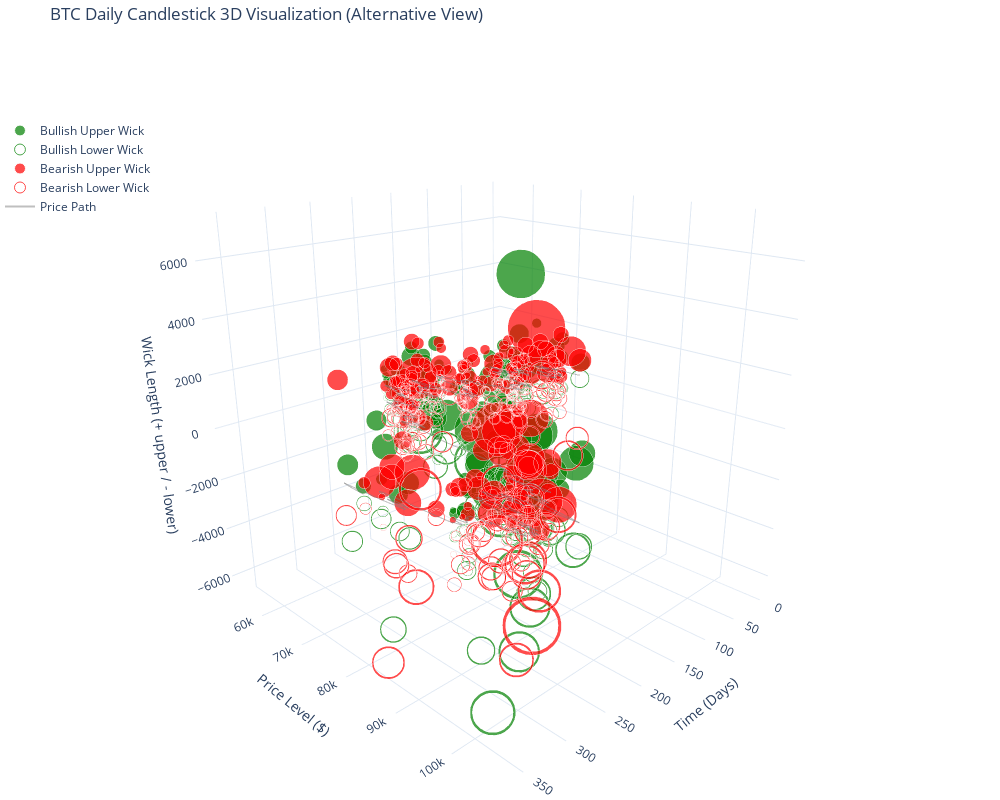

The code cell stored with this chart in its notebook:
### Markdown cell above
## Alternative Visualization

We can also create another 3D visualization where the Z-axis represents the upper/lower wick lengths directly.

### Code cell
# Alternative 3D visualization with wick lengths as Z-axis
def plot_alternative_3d_candlestick(df, config):
    # Create figure
    fig = go.Figure()
    
    # Calculate marker size based on volume if enabled
    if config['show_volume']:
        marker_size = 40 * (df['Volume'] / df['Volume'].max())
    else:
        marker_size = 15
    
    # Create scatter3d trace for bullish candles
    bull_data = df[df['is_bull']]
    if not bull_data.empty:
        fig.add_trace(go.Scatter3d(
            x=bull_data['day_index'],
            y=(bull_data['Close'] + bull_data['Open']) / 2,  # Price level (midpoint)
            z=bull_data['upper_wick'],  # Upper wick length
            mode='markers',
            marker=dict(
                size=marker_size.loc[bull_data.index],
                color=config['bull_color'],
                opacity=config['opacity'],
                symbol='circle'
            ),
            name='Bullish Upper Wick',
            hovertemplate=(
                'Date: %{text}<br>'
                'Open: %{customdata[0]:.2f}<br>'
                'Close: %{customdata[1]:.2f}<br>'
                'Upper Wick: %{z:.2f}'
            ),
            text=bull_data.index.strftime('%Y-%m-%d'),
            customdata=np.column_stack((bull_data['Open'], bull_data['Close']))
        ))
        
        fig.add_trace(go.Scatter3d(
            x=bull_data['day_index'],
            y=(bull_data['Close'] + bull_data['Open']) / 2,  # Price level (midpoint)
            z=-bull_data['lower_wick'],  # Negative for lower wick
            mode='markers',
            marker=dict(
                size=marker_size.loc[bull_data.index],
                color=config['bull_color'],
                opacity=config['opacity'],
                symbol='circle-open'
            ),
            name='Bullish Lower Wick',
            hovertemplate=(
                'Date: %{text}<br>'
                'Open: %{customdata[0]:.2f}<br>'
                'Close: %{customdata[1]:.2f}<br>'
                'Lower Wick: %{customdata[2]:.2f}'
            ),
            text=bull_data.index.strftime('%Y-%m-%d'),
            customdata=np.column_stack((bull_data['Open'], bull_data['Close'], bull_data['lower_wick']))
        ))
    
    # Create scatter3d trace for bearish candles
    bear_data = df[~df['is_bull']]
    if not bear_data.empty:
        fig.add_trace(go.Scatter3d(
            x=bear_data['day_index'],
            y=(bear_data['Close'] + bear_data['Open']) / 2,  # Price level (midpoint)
            z=bear_data['upper_wick'],  # Upper wick length
            mode='markers',
            marker=dict(
                size=marker_size.loc[bear_data.index],
                color=config['bear_color'],
                opacity=config['opacity'],
                symbol='circle'
            ),
            name='Bearish Upper Wick',
            hovertemplate=(
                'Date: %{text}<br>'
                'Open: %{customdata[0]:.2f}<br>'
                'Close: %{customdata[1]:.2f}<br>'
                'Upper Wick: %{z:.2f}'
            ),
            text=bear_data.index.strftime('%Y-%m-%d'),
            customdata=np.column_stack((bear_data['Open'], bear_data['Close']))
        ))
        
        fig.add_trace(go.Scatter3d(
            x=bear_data['day_index'],
            y=(bear_data['Close'] + bear_data['Open']) / 2,  # Price level (midpoint)
            z=-bear_data['lower_wick'],  # Negative for lower wick
            mode='markers',
            marker=dict(
                size=marker_size.loc[bear_data.index],
                color=config['bear_color'],
                opacity=config['opacity'],
                symbol='circle-open'
            ),
            name='Bearish Lower Wick',
            hovertemplate=(
                'Date: %{text}<br>'
                'Open: %{customdata[0]:.2f}<br>'
                'Close: %{customdata[1]:.2f}<br>'
                'Lower Wick: %{customdata[2]:.2f}'
            ),
            text=bear_data.index.strftime('%Y-%m-%d'),
            customdata=np.column_stack((bear_data['Open'], bear_data['Close'], bear_data['lower_wick']))
        ))
    
    # Connect candles with a line to show price movement over time
    fig.add_trace(go.Scatter3d(
        x=df['day_index'],
        y=(df['Open'] + df['Close']) / 2,  # Using midpoint
        z=df['upper_wick'] * 0,  # At z=0 plane
        mode='lines',
        line=dict(color='gray', width=2),
        opacity=0.5,
        name='Price Path'
    ))
    
    # Update layout
    fig.update_layout(
        title=config['plot_title'] + ' (Alternative View)',
        scene=dict(
            xaxis_title='Time (Days)',
            yaxis_title='Price Level ($)',
            zaxis_title='Wick Length (+ upper / - lower)',
            aspectmode='auto',
            camera=dict(
                eye=dict(x=1.5, y=1.5, z=0.8)
            )
        ),
        width=config['width'],
        height=config['height'],
        margin=dict(l=0, r=0, b=0, t=40),
        legend=dict(x=0, y=0.9),
        template='plotly_white'
    )
    
    return fig

# Create and display the alternative 3D visualization
alt_fig = plot_alternative_3d_candlestick(prepared_data, config)
alt_fig.show()

### Figure 1 — Plotly figure (JSON) as saved in the notebook; plotly's stock layout.template omitted (floating-point values rounded to 4 significant figures; data arrays with more than 128 entries replaced by an {"elided": "..."} marker saying what was removed)
{"data": [{"customdata": {"elided": "183x2 float values"}, "hovertemplate": "Date: %{text}<br>Open: %{customdata[0]:.2f}<br>Close: %{customdata[1]:.2f}<br>Upper Wick: %{z:.2f}", "marker": {"color": "green", "opacity": 0.7, "size": {"elided": "183 float values"}, "symbol": "circle"}, "mode": "markers", "name": "Bullish Upper Wick", "text": {"elided": "183 str values"}, "type": "scatter3d", "x": {"elided": "183 int values"}, "y": {"elided": "183 float values"}, "z": {"elided": "183 float values"}}, {"customdata": {"elided": "183x3 float values"}, "hovertemplate": "Date: %{text}<br>Open: %{customdata[0]:.2f}<br>Close: %{customdata[1]:.2f}<br>Lower Wick: %{customdata[2]:.2f}", "marker": {"color": "green", "opacity": 0.7, "size": {"elided": "183 float values"}, "symbol": "circle-open"}, "mode": "markers", "name": "Bullish Lower Wick", "text": {"elided": "183 str values"}, "type": "scatter3d", "x": {"elided": "183 int values"}, "y": {"elided": "183 float values"}, "z": {"elided": "183 float values"}}, {"customdata": {"elided": "182x2 float values"}, "hovertemplate": "Date: %{text}<br>Open: %{customdata[0]:.2f}<br>Close: %{customdata[1]:.2f}<br>Upper Wick: %{z:.2f}", "marker": {"color": "red", "opacity": 0.7, "size": {"elided": "182 float values"}, "symbol": "circle"}, "mode": "markers", "name": "Bearish Upper Wick", "text": {"elided": "182 str values"}, "type": "scatter3d", "x": {"elided": "182 int values"}, "y": {"elided": "182 float values"}, "z": {"elided": "182 float values"}}, {"customdata": {"elided": "182x3 float values"}, "hovertemplate": "Date: %{text}<br>Open: %{customdata[0]:.2f}<br>Close: %{customdata[1]:.2f}<br>Lower Wick: %{customdata[2]:.2f}", "marker": {"color": "red", "opacity": 0.7, "size": {"elided": "182 float values"}, "symbol": "circle-open"}, "mode": "markers", "name": "Bearish Lower Wick", "text": {"elided": "182 str values"}, "type": "scatter3d", "x": {"elided": "182 int values"}, "y": {"elided": "182 float values"}, "z": {"elided": "182 float values"}}, {"line": {"color": "gray", "width": 2}, "mode": "lines", "name": "Price Path", "opacity": 0.5, "type": "scatter3d", "x": {"elided": "365 int values"}, "y": {"elided": "365 float values"}, "z": {"elided": "365 int values"}}], "layout": {"height": 800, "legend": {"x": 0, "y": 0.9}, "margin": {"b": 0, "l": 0, "r": 0, "t": 40}, "scene": {"aspectmode": "auto", "camera": {"eye": {"x": 1.5, "y": 1.5, "z": 0.8}}, "xaxis": {"title": {"text": "Time (Days)"}}, "yaxis": {"title": {"text": "Price Level ($)"}}, "zaxis": {"title": {"text": "Wick Length (+ upper / - lower)"}}}, "title": {"text": "BTC Daily Candlestick 3D Visualization (Alternative View)"}, "width": 1000}}
